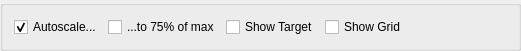
  <widget class="QGroupBox" name="groupBox_2">
   <property name="geometry">
    <rect>
     <x>250</x>
     <y>720</y>
     <width>521</width>
     <height>40</height>
    </rect>
   </property>
   <layout class="QHBoxLayout" name="horizontalLayout">
    <item>
     <widget class="QCheckBox" name="checkBoxAutoscale">
      <property name="text">
       <string>Autoscale...</string>
      </property>
      <property name="checked">
       <bool>true</bool>
      </property>
      <property name="tristate">
       <bool>false</bool>
      </property>
     </widget>
    </item>
    <item>
     <widget class="QCheckBox" name="checkBox_autoscale90">
      <property name="layoutDirection">
       <enum>Qt::LeftToRight</enum>
      </property>
      <property name="autoFillBackground">
       <bool>false</bool>
      </property>
      <property name="text">
       <string>...to 75% of max</string>
      </property>
     </widget>
    </item>
    <item>
     <widget class="QCheckBox" name="checkBox_showTarget">
      <property name="text">
       <string>Show Target</string>
      </property>
     </widget>
    </item>
    <item>
     <widget class="QCheckBox" name="checkBox_showGrid">
      <property name="text">
       <string>Show Grid</string>
      </property>
     </widget>
    </item>
    <item>
     <spacer name="horizontalSpacer_3">
      <property name="orientation">
       <enum>Qt::Horizontal</enum>
      </property>
      <property name="sizeHint" stdset="0">
       <size>
        <width>40</width>
        <height>20</height>
       </size>
      </property>
     </spacer>
    </item>
   </layout>
  </widget>
